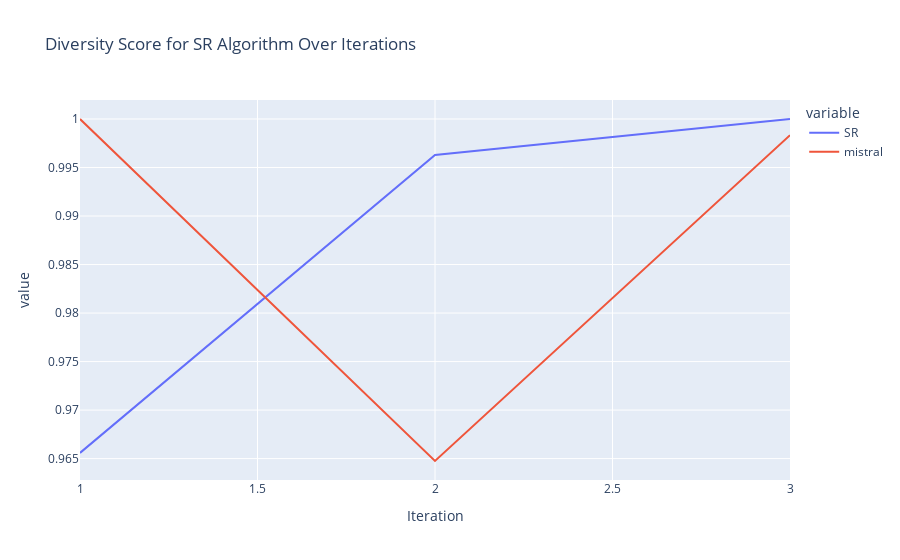

Notebook source saved alongside this figure:
### Markdown cell above
## Results

### Code cell
# Création du graphique avec Plotly
fig = px.line(diversity_score, x='iteration', y=['SR', 'mistral'], labels={'iteration': 'Iteration', 'SR': 'Diversity Score'},
              title='Diversity Score for SR Algorithm Over Iterations')

# Affichage du graphique
fig.show()

### Figure 1 — Plotly figure (JSON) as saved in the notebook; plotly's stock layout.template omitted (floating-point values rounded to 4 significant figures)
{"data": [{"hovertemplate": "variable=SR<br>Iteration=%{x}<br>value=%{y}<extra></extra>", "legendgroup": "SR", "line": {"color": "#636efa", "dash": "solid"}, "marker": {"symbol": "circle"}, "mode": "lines", "name": "SR", "orientation": "v", "showlegend": true, "type": "scatter", "x": [1, 2, 3], "xaxis": "x", "y": [0.9656, 0.9963, 1.0], "yaxis": "y"}, {"hovertemplate": "variable=mistral<br>Iteration=%{x}<br>value=%{y}<extra></extra>", "legendgroup": "mistral", "line": {"color": "#EF553B", "dash": "solid"}, "marker": {"symbol": "circle"}, "mode": "lines", "name": "mistral", "orientation": "v", "showlegend": true, "type": "scatter", "x": [1, 2, 3], "xaxis": "x", "y": [1.0, 0.9648, 0.9983], "yaxis": "y"}], "layout": {"legend": {"title": {"text": "variable"}, "tracegroupgap": 0}, "title": {"text": "Diversity Score for SR Algorithm Over Iterations"}, "xaxis": {"anchor": "y", "domain": [0, 1], "title": {"text": "Iteration"}}, "yaxis": {"anchor": "x", "domain": [0, 1], "title": {"text": "value"}}}}
